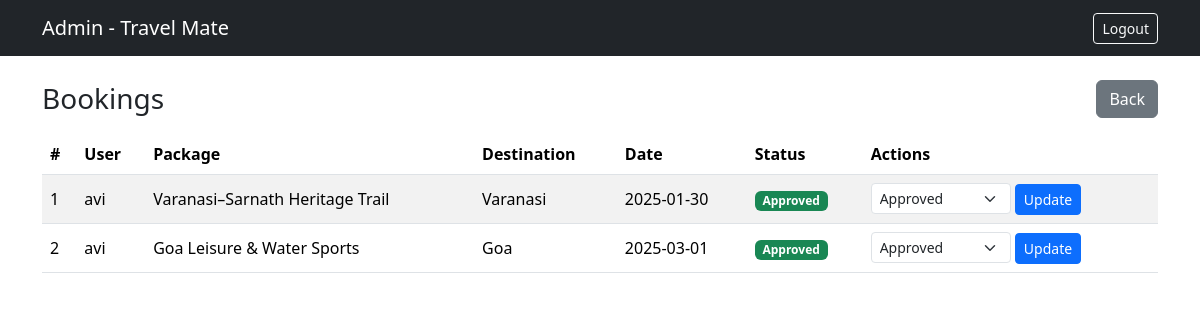
/admin/bookings.php (signed in), run on the app's committed database.
### tables this page shows
CREATE TABLE `bookings` (
  `id` int(11) NOT NULL,
  `user_id` int(11) NOT NULL,
  `package_id` int(11) NOT NULL,
  `booking_date` date NOT NULL,
  `status` varchar(50) NOT NULL DEFAULT 'Pending',
  `created_at` timestamp NOT NULL DEFAULT current_timestamp()
);

CREATE TABLE `users` (
  `id` int(11) NOT NULL,
  `name` varchar(100) NOT NULL,
  `email` varchar(150) NOT NULL,
  `password` varchar(255) NOT NULL,
  `created_at` timestamp NOT NULL DEFAULT current_timestamp()
);

CREATE TABLE `packages` (
  `id` int(11) NOT NULL,
  `destination_id` int(11) NOT NULL,
  `title` varchar(200) NOT NULL,
  `price` decimal(10,2) NOT NULL,
  `duration` varchar(100) NOT NULL,
  `image` varchar(255) DEFAULT NULL
);

CREATE TABLE `destinations` (
  `id` int(11) NOT NULL,
  `name` varchar(150) NOT NULL,
  `description` text DEFAULT NULL,
  `image` varchar(255) DEFAULT NULL
);

### includes/config.php (called while the page is built, shortened)
<?php
function url($path = '') {
	$path = ltrim($path, '/');
	return BASE_PATH . '/' . $path;
}

### admin/bookings.php (the view, shortened to what this page needs)
<?php require __DIR__.'/../includes/db.php'; ?>
<?php require_once __DIR__.'/../includes/config.php'; ?>
<!doctype html>
<html lang="en">
<head>
	<link href="https://cdn.jsdelivr.net/npm/bootstrap@5.3.3/dist/css/bootstrap.min.css" rel="stylesheet">
</head>
<body>
<nav class="navbar navbar-expand-lg navbar-dark bg-dark">
	<div class="container">
		<a class="navbar-brand" href="<?php echo url('dashboard.php'); ?>">Admin - Travel Mate</a>
		<div class="ms-auto">
			<a class="btn btn-outline-light btn-sm" href="<?php echo url('logout.php'); ?>">Logout</a>
		</div>
	</div>
</nav>
<div class="container py-4">
	<div class="d-flex justify-content-between align-items-center mb-3">
		<h3 class="mb-0">Bookings</h3>
		<a class="btn btn-secondary" href="<?php echo url('dashboard.php'); ?>">Back</a>
	</div>
	<?php
	$sql = 'SELECT b.*, u.name AS user_name, p.title AS package_title, d.name AS dest_name FROM bookings b JOIN users u ON u.id = b.user_id JOIN packages p ON p.id = b.package_id JOIN destinations d ON d.id = p.destination_id ORDER BY b.id DESC';
	$list = $mysqli->query($sql);
	?>
	<div class="table-responsive">
		<table class="table table-striped align-middle">
			<thead><tr><th>#</th><th>User</th><th>Package</th><th>Destination</th><th>Date</th><th>Status</th><th>Actions</th></tr></thead>
			<tbody>
				<?php
				if ($list && $list->num_rows > 0):
					$i=1;
					while ($row = $list->fetch_assoc()):
				?>
				<tr>
					<td><?php echo $i++; ?></td>
					<td><?php echo htmlspecialchars($row['user_name']); ?></td>
					<td><?php echo htmlspecialchars($row['package_title']); ?></td>
					<td><?php echo htmlspecialchars($row['dest_name']); ?></td>
					<td><?php echo htmlspecialchars($row['booking_date']); ?></td>
					<td><span class="badge bg-<?php echo $row['status']==='Pending' ? 'warning' : 'success'; ?>"><?php echo htmlspecialchars($row['status']); ?></span></td>
					<td>
						<form method="post" class="d-inline">
							<select name="status" class="form-select form-select-sm d-inline-block" style="width:140px">
								<option value="Approved" <?php if ($row['status']==='Approved') echo 'selected'; ?>>Approved</option>
							</select>
							<button class="btn btn-sm btn-primary">Update</button>
						</form>
					</td>
				</tr>
				<?php
					endwhile;
				else:
				?>
				<tr>
					<td colspan="7" class="text-center text-muted py-4">No bookings found.</td>
				</tr>
				<?php endif; ?>
			</tbody>
		</table>
	</div>
</div>
</body>
</html>

### data on the page
bookings: user.name "avi", package.title "Varanasi–Sarnath Heritage Trail", destinations.name "Varanasi", booking_date "2025-01-30", status "Approved"
bookings: user.name "avi", package.title "Goa Leisure & Water Sports", destinations.name "Goa", booking_date "2025-03-01", status "Approved"
